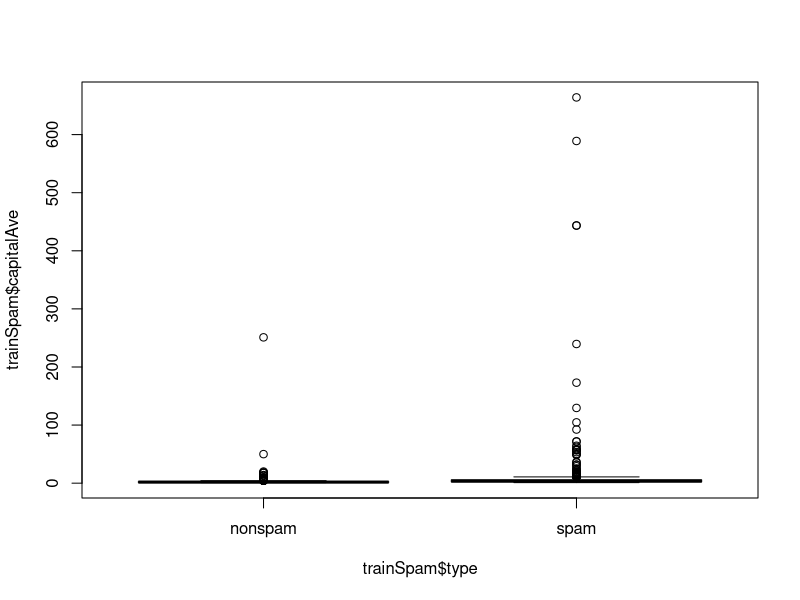
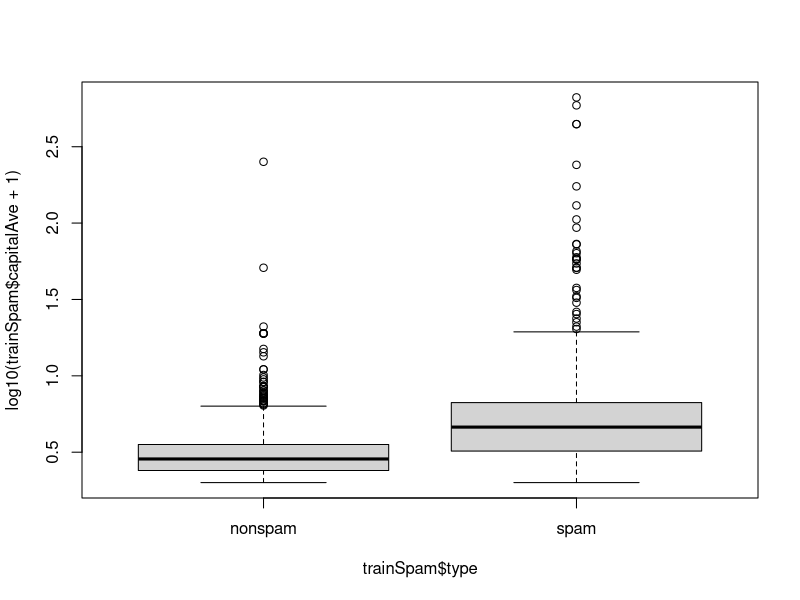
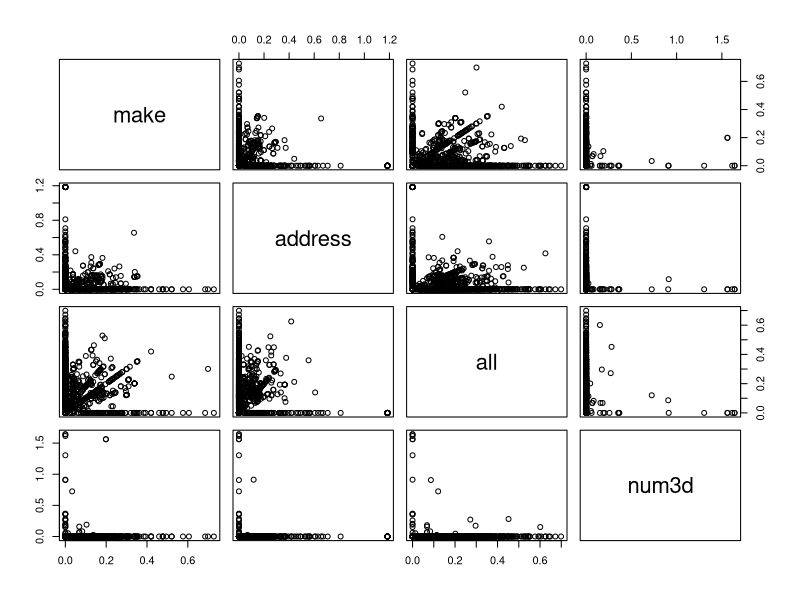
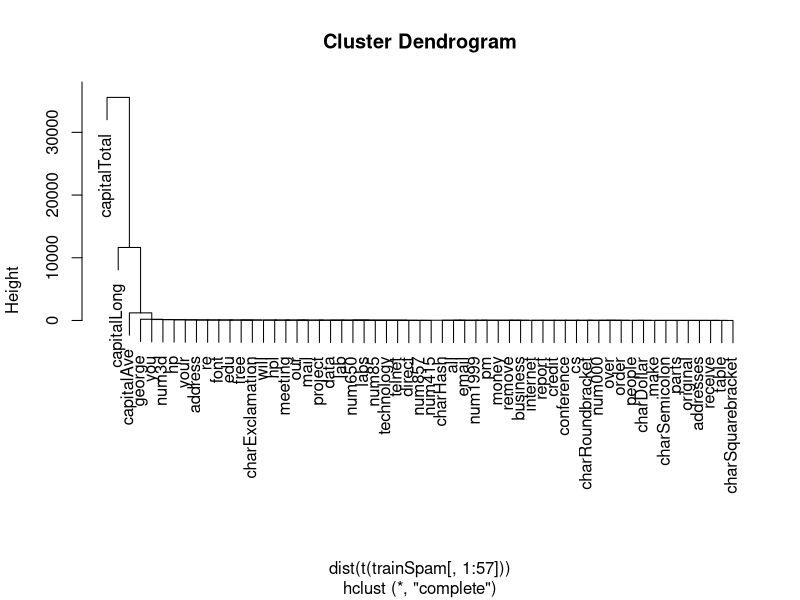
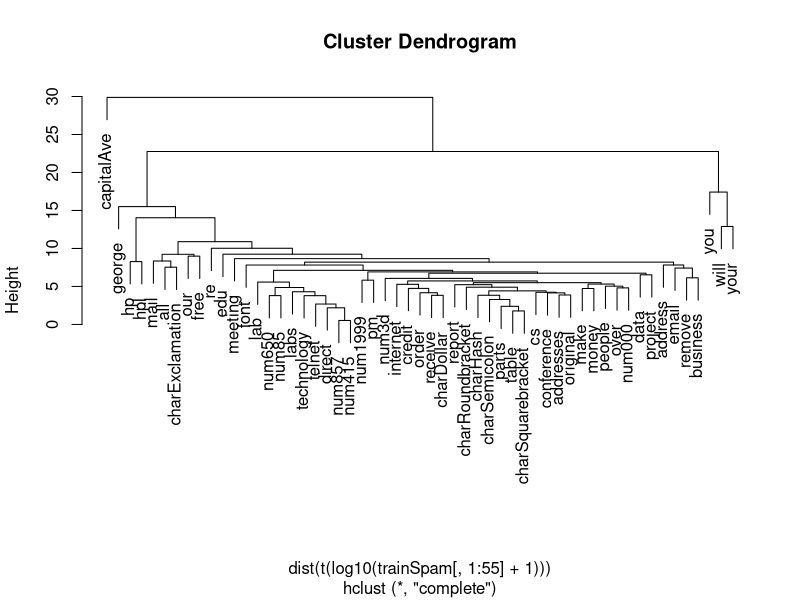

The R source for these figures, in order:
## ---- chunk 1
# Our data comes from the Kernlab package
library(kernlab)
data(spam)
# Perform the subsampling
set.seed(3435)
trainIndicator = rbinom(4601, size=1, prob=0.5)  # coin flip
table(trainIndicator)
trainSpam = spam[trainIndicator == 1, ]
testSpam = spam[trainIndicator == 0, ]
## ---- chunk 2
head(trainSpam[,c(1:3)])
## ---- chunk 3
table(trainSpam$type)
## ---- chunk 4
plot(trainSpam$capitalAve ~ trainSpam$type)  # data is highly skewed, take log
plot(log10(trainSpam$capitalAve + 1) ~ trainSpam$type)  # Num of capital letters.
## ---- chunk 5
plot(log10(trainSpam[, 1:4] + 1))  # Possible relationships between words
## ---- chunk 6
hCluster = hclust(dist(t(trainSpam[, 1:57])))
plot(hCluster)
## ---- chunk 7
# new cluster after transformation
# add one to avoid taking the log of 0
hClusterUpdated = hclust(dist(t(log10(trainSpam[, 1:55] + 1))))
plot(hClusterUpdated)
## ---- chunk 8
trainSpam$numType = as.numeric(trainSpam$type) - 1
costFunction = function(x, y) {sum(x != (y > 0.5))}
cvError = rep(NA, 55)
library(boot)
for (i in 1:55) {
        lmFormula = reformulate(names(trainSpam)[i], response = 'numType')
        glmFit = glm(lmFormula, family = 'binomial', data = trainSpam)
        cvError[i] = cv.glm(trainSpam, glmFit, costFunction, 2)$delta[2]
}

# Which predictor has minimum cross-validated error?
names(trainSpam)[which.min(cvError)]
## ---- chunk 9
# USe the best model from the group
predictionModel <- glm(numType ~ charDollar, family = 'binomial', data = trainSpam)

# Get predictions on the test set
predictionTest <- predict(predictionModel, testSpam)
predictedSpam <- rep('nonSpam', dim(testSpam)[1])

# Classify as 'spam' for those with prob > 0.5
predictedSpam[predictionModel$fitted > 0.5] = 'spam'
## ---- chunk 10
# classification table
table(predictedSpam, testSpam$type)
